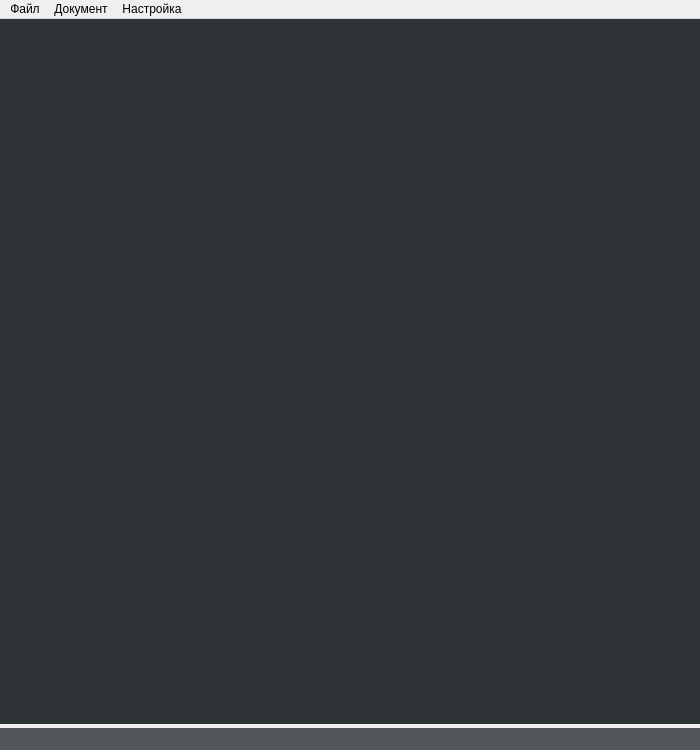
<?xml version="1.0" encoding="UTF-8"?>
<ui version="4.0">
 <class>MainWindow</class>
 <widget class="QMainWindow" name="MainWindow">
  <property name="geometry">
   <rect>
    <x>0</x>
    <y>0</y>
    <width>700</width>
    <height>750</height>
   </rect>
  </property>
  <property name="sizePolicy">
   <sizepolicy hsizetype="Expanding" vsizetype="Expanding">
    <horstretch>100</horstretch>
    <verstretch>100</verstretch>
   </sizepolicy>
  </property>
  <property name="minimumSize">
   <size>
    <width>200</width>
    <height>200</height>
   </size>
  </property>
  <property name="maximumSize">
   <size>
    <width>5000</width>
    <height>5000</height>
   </size>
  </property>
  <property name="sizeIncrement">
   <size>
    <width>0</width>
    <height>0</height>
   </size>
  </property>
  <property name="baseSize">
   <size>
    <width>0</width>
    <height>0</height>
   </size>
  </property>
  <property name="windowTitle">
   <string>ExPy</string>
  </property>
  <property name="iconSize">
   <size>
    <width>24</width>
    <height>24</height>
   </size>
  </property>
  <property name="tabShape">
   <enum>QTabWidget::Rounded</enum>
  </property>
  <widget class="QWidget" name="centralwidget">
   <property name="sizePolicy">
    <sizepolicy hsizetype="Expanding" vsizetype="Expanding">
     <horstretch>100</horstretch>
     <verstretch>100</verstretch>
    </sizepolicy>
   </property>
   <widget class="QTextEdit" name="editor">
    <property name="geometry">
     <rect>
      <x>0</x>
      <y>0</y>
      <width>700</width>
      <height>705</height>
     </rect>
    </property>
    <property name="sizePolicy">
     <sizepolicy hsizetype="Expanding" vsizetype="Expanding">
      <horstretch>100</horstretch>
      <verstretch>100</verstretch>
     </sizepolicy>
    </property>
    <property name="frameShape">
     <enum>QFrame::NoFrame</enum>
    </property>
    <property name="lineWidth">
     <number>0</number>
    </property>
    <property name="horizontalScrollBarPolicy">
     <enum>Qt::ScrollBarAlwaysOff</enum>
    </property>
    <property name="html">
     <string>&lt;!DOCTYPE HTML PUBLIC &quot;-//W3C//DTD HTML 4.0//EN&quot; &quot;http://www.w3.org/TR/REC-html40/strict.dtd&quot;&gt;
&lt;html&gt;&lt;head&gt;&lt;meta name=&quot;qrichtext&quot; content=&quot;1&quot; /&gt;&lt;style type=&quot;text/css&quot;&gt;
p, li { white-space: pre-wrap; }
&lt;/style&gt;&lt;/head&gt;&lt;body style=&quot; font-family:'Ubuntu'; font-size:11pt; font-weight:400; font-style:normal;&quot; bgcolor=&quot;#2e3436&quot;&gt;
&lt;p style=&quot;-qt-paragraph-type:empty; margin-top:1px; margin-bottom:1px; margin-left:0px; margin-right:0px; -qt-block-indent:0; text-indent:0px; font-size:12pt;&quot;&gt;&lt;br /&gt;&lt;/p&gt;&lt;/body&gt;&lt;/html&gt;</string>
    </property>
    <property name="tabStopWidth">
     <number>25</number>
    </property>
    <property name="acceptRichText">
     <bool>false</bool>
    </property>
    <property name="cursorWidth">
     <number>1</number>
    </property>
   </widget>
  </widget>
  <widget class="QMenuBar" name="menubar">
   <property name="geometry">
    <rect>
     <x>0</x>
     <y>0</y>
     <width>700</width>
     <height>25</height>
    </rect>
   </property>
   <property name="defaultUp">
    <bool>false</bool>
   </property>
   <property name="nativeMenuBar">
    <bool>true</bool>
   </property>
   <widget class="QMenu" name="menu">
    <property name="title">
     <string>Файл</string>
    </property>
    <addaction name="new_f"/>
    <addaction name="open_f"/>
    <addaction name="separator"/>
    <addaction name="save_f"/>
    <addaction name="save_as"/>
    <addaction name="separator"/>
    <addaction name="quit_p"/>
   </widget>
   <widget class="QMenu" name="menu_2">
    <property name="title">
     <string>Документ</string>
    </property>
    <addaction name="get_stats"/>
    <addaction name="check_o"/>
   </widget>
   <widget class="QMenu" name="menu_3">
    <property name="title">
     <string>Настройка</string>
    </property>
    <addaction name="autosave_s"/>
    <addaction name="open_autosave"/>
    <addaction name="separator"/>
    <addaction name="auto_replace"/>
   </widget>
   <addaction name="menu"/>
   <addaction name="menu_2"/>
   <addaction name="menu_3"/>
  </widget>
  <widget class="QStatusBar" name="statusbar">
   <property name="styleSheet">
    <string notr="true">background-color: #515759;
color: #FFFFFF</string>
   </property>
  </widget>
  <action name="open_f">
   <property name="text">
    <string>Открыть</string>
   </property>
   <property name="shortcut">
    <string>Ctrl+O</string>
   </property>
   <property name="softKeyRole">
    <enum>QAction::NoSoftKey</enum>
   </property>
  </action>
  <action name="new_f">
   <property name="text">
    <string>Новый</string>
   </property>
   <property name="shortcut">
    <string>Ctrl+N</string>
   </property>
  </action>
  <action name="save_f">
   <property name="text">
    <string>Сохранить</string>
   </property>
   <property name="shortcut">
    <string>Ctrl+S</string>
   </property>
  </action>
  <action name="save_as">
   <property name="text">
    <string>Сохранить как </string>
   </property>
   <property name="shortcut">
    <string>Ctrl+Shift+S</string>
   </property>
  </action>
  <action name="action_5">
   <property name="text">
    <string>Сохранить как форматированый текст</string>
   </property>
  </action>
  <action name="action_8">
   <property name="text">
    <string>Очистить</string>
   </property>
   <property name="shortcut">
    <string>Ctrl+E</string>
   </property>
  </action>
  <action name="quit_p">
   <property name="text">
    <string>Выход</string>
   </property>
   <property name="shortcut">
    <string>Ctrl+Q</string>
   </property>
  </action>
  <action name="autosave_s">
   <property name="text">
    <string>Настройка автосохранения</string>
   </property>
   <property name="shortcut">
    <string>Ctrl+T</string>
   </property>
   <property name="menuRole">
    <enum>QAction::PreferencesRole</enum>
   </property>
  </action>
  <action name="get_stats">
   <property name="text">
    <string>Статистика</string>
   </property>
   <property name="shortcut">
    <string>Ctrl+K</string>
   </property>
  </action>
  <action name="get_script">
   <property name="text">
    <string>Сконвертировать в RenPy скрипт</string>
   </property>
   <property name="shortcut">
    <string>Ctrl+Shift+R</string>
   </property>
  </action>
  <action name="check_o">
   <property name="text">
    <string>Проверить на ошибки</string>
   </property>
   <property name="shortcut">
    <string>Ctrl+E</string>
   </property>
  </action>
  <action name="auto_replace">
   <property name="checkable">
    <bool>true</bool>
   </property>
   <property name="checked">
    <bool>true</bool>
   </property>
   <property name="text">
    <string>Автозамена</string>
   </property>
   <property name="shortcut">
    <string>Ctrl+R</string>
   </property>
   <property name="autoRepeat">
    <bool>true</bool>
   </property>
   <property name="menuRole">
    <enum>QAction::PreferencesRole</enum>
   </property>
  </action>
  <action name="open_autosave">
   <property name="text">
    <string>Открыть папку с сохранениями</string>
   </property>
   <property name="shortcut">
    <string>Ctrl+A</string>
   </property>
  </action>
 </widget>
 <resources/>
 <connections/>
</ui>
